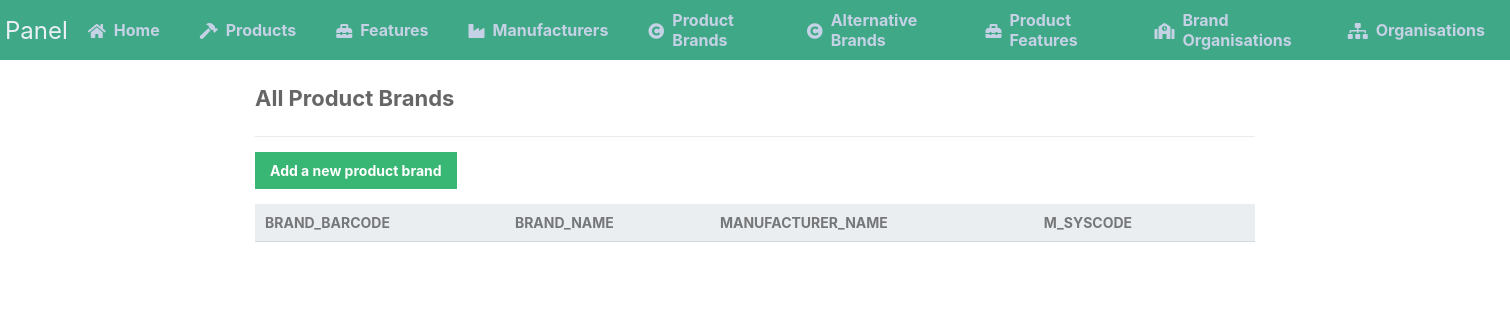
The page /read_product_brands.php on the database as committed earlier.
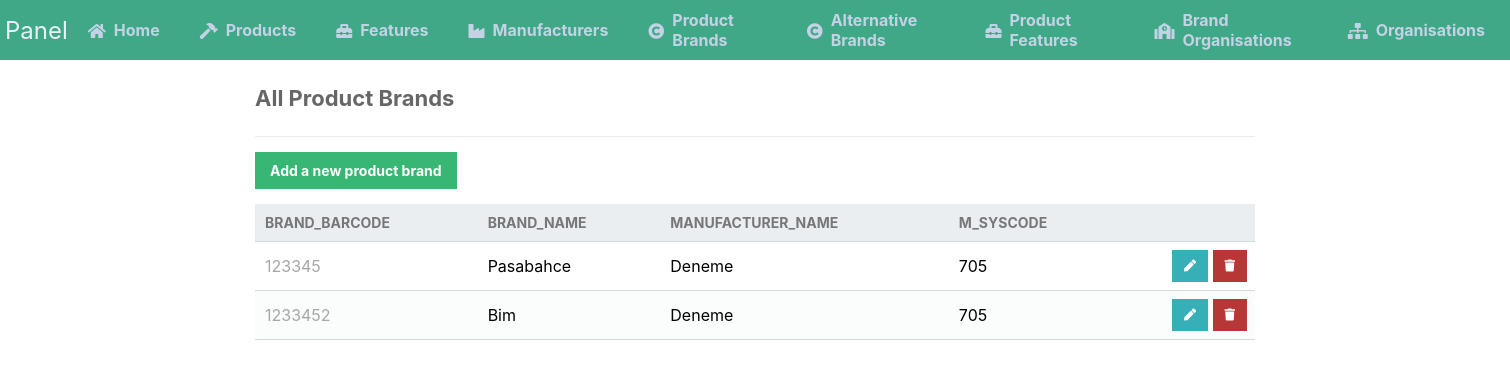
The same page on the database as committed later.
### tables this page shows
CREATE TABLE `product_brands` (
  `BRAND_BARCODE` char(13) NOT NULL,
  `BRAND_NAME` varchar(100) NOT NULL,
  `MANUFACTURER_ID` int(11) NOT NULL,
  `M_SYSCODE` int(11) NOT NULL
);

CREATE TABLE `manufacturers` (
  `MANUFACTURER_ID` int(11) NOT NULL,
  `MANUFACTURER_NAME` varchar(200) NOT NULL,
  `MANUFACTURER_ADDRESS` varchar(200) NOT NULL,
  `CITY` int(11) NOT NULL,
  `COUNTRY` char(3) NOT NULL
);

### read_product_brands.php (the view)
<?php
include 'functions.php';
$pdo = pdo_connect_mysql();
$stmt = $pdo->prepare(
    'SELECT * FROM PRODUCT_BRANDS ORDER BY M_SYSCODE, BRAND_BARCODE'
);
$stmt->execute();
$product = $stmt->fetchAll(PDO::FETCH_ASSOC);
?>
<?= template_header('Read') ?>
<div class="content read">
	<h2>All Product Brands</h2>
	<a href="create_product_brands.php" class="add-product">Add a new product brand</a>
	<table>
        <thead>
            <tr>
                <td>BRAND_BARCODE</td>
                <td>BRAND_NAME</td>
                <td>MANUFACTURER_NAME</td>
                <td>M_SYSCODE</td>
                <td></td>
            </tr>
        </thead>
        <tbody>
            <?php foreach ($product as $element): ?>
            <tr>
                <td><?= $element['BRAND_BARCODE'] ?></td>
                <td><?= $element['BRAND_NAME'] ?></td>
				<?php
					$stmt = $pdo->prepare('SELECT MANUFACTURER_NAME FROM MANUFACTURERS  WHERE MANUFACTURER_ID = ?');
                	$stmt->execute([$element['MANUFACTURER_ID']]);
                	$temp = $stmt->fetch();
				?>
                <td><?= $temp['MANUFACTURER_NAME'] ?></td>
                <td><?= $element['M_SYSCODE'] ?></td>
                <td class="actions">
                    <a href="update_product_brands.php?BRAND_BARCODE=<?= $element[
                        'BRAND_BARCODE'
                    ] ?>&M_SYSCODE=<?= $element[
    'M_SYSCODE'
] ?>" class="edit"><i class="fas fa-pen fa-xs"></i></a>
                    <a href="delete_product_brands.php?BRAND_BARCODE=<?= $element[
                        'BRAND_BARCODE'
                    ] ?>&M_SYSCODE=<?= $element[
    'M_SYSCODE'
] ?>" class="trash"><i class="fas fa-trash fa-xs"></i></a
                </td>
            </tr>
            <?php endforeach; ?>
        </tbody>
    </table>
</div>
<?= template_footer()
?>

Rows that differ between the two databases and show on the page:
added product_brands: BRAND_BARCODE "123345", BRAND_NAME "Pasabahce", MANUFACTURER_ID.MANUFACTURER_NAME "Deneme", M_SYSCODE "705"
added product_brands: BRAND_BARCODE "1233452", BRAND_NAME "Bim", MANUFACTURER_ID.MANUFACTURER_NAME "Deneme", M_SYSCODE "705"
